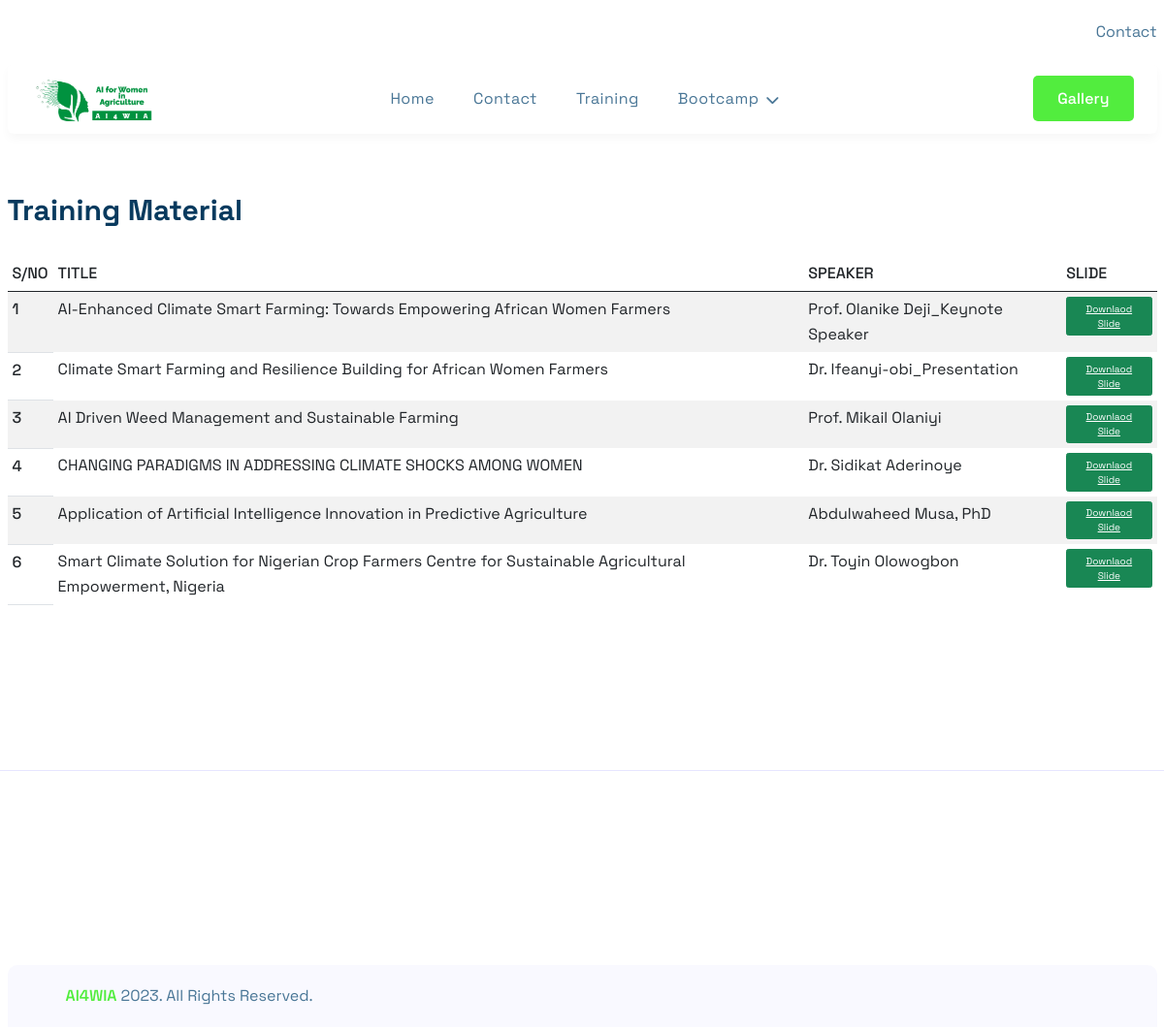
/ai4wia/training.php, run on the app's committed database.
### tables this page shows
CREATE TABLE `trainings` (
  `id` int NOT NULL,
  `title` varchar(250) NOT NULL,
  `speaker` varchar(250) NOT NULL,
  `materials` varchar(300) NOT NULL
);

### ai4wia/training.php (the view, shortened to what this page needs)
<?php
include '../config/database.php';
?>
<!DOCTYPE html>
<html lang="en">
<head>
  <link rel="stylesheet preload" href="assets/css/plugins/fontawesome-6.css" as="style">
  <link rel="stylesheet preload" href="assets/css/plugins/unicons.css" as="style">
  <link rel="stylesheet preload" href="assets/css/plugins/swiper.min.css" as="style">
  <link rel="stylesheet preload" href="assets/css/vendor/magnific-popup.css" as="style">
  <link rel="stylesheet preload" href="assets/css/vendor/metismenu.css" as="style">
  <link rel="stylesheet preload" href="assets/css/vendor/bootstrap.min.css" as="style">
  <link rel="stylesheet preload" href="assets/css/style.css" as="style">
</head>
<body class="inner-page">
  <?php
  include 'layout/menu.php';
  ?>
  <div class="rts-contact-form-area rts-section-gap pt--190">
    <div class="container">
      <div class="row g-5">
        <div class="col-lg-12 col-md-12">
          <h3 class="title">Training Material</h3>
          <table class="table table-striped">
            <thead>
              <tr>
                <th scope="col">S/NO</th>
                <th scope="col">Title</th>
                <th scope="col">Speaker</th>
                <th scope="col">Slide</th>
              </tr>
            </thead>
            <tbody>
              <?php
              $count = 1;
              $trainings = mysqli_query($connect, "SELECT * FROM trainings");
              while ($team_row = mysqli_fetch_array($trainings)) {
                ?>
                <tr>
                  <th scope="row"> <?php echo $count++; ?></th>
                  <td><?php echo $team_row['title']; ?></td>
                  <td><?php echo $team_row['speaker']; ?></td>
                  <td><a href="files/<?php echo $team_row['materials']; ?>" class="btn btn-success" target="_blank"
                      rel="noopener noreferrer">Downlaod Slide</a></td>
                </tr>
              <?php } ?>
            </tbody>
          </table>
        </div>
        <br><br>
      </div>
    </div>
  </div>
  <?php
  include 'layout/footer.php';
  ?>
</body>
</html>

### ai4wia/layout/menu.php (shortened to what this page needs)
<header class="header-area header-two">
        <div class="container">
            <div class="row">
                <div class="col-lg-12">
                    <div class="header-top-two">
                        <div class="right-area">
                            <ul>
                                <li><a href="contact.php">Contact</a></li>
                            </ul>
                        </div>
                    </div>
                    <div class="header-main-two header--sticky">
                        <a href="index.php">
                            <img src="assets/images/logo/logo.png" alt="logo" style="height: 50px;">
                        </a>
                        <div class="nav-area-main d-xl-block d-lg-block d-md-none d-sm-none d-none">
                            <nav>
                                <ul>
                                    <li>
                                        <a class="links-main" href="index.php">Home</a>
                                    </li>
                                    <li><a class="links-main" href="contact.php">Contact</a></li>
                                    <li><a class="links-main" href="training.php">Training</a></li>
                                    <li class="has-dropdown">
                                        <a class="links-main">Bootcamp</a>
                                    </li>
                                </ul>
                            </nav>
                        </div>
                        <div class="button-area">
                            <a href="gallery.php" class="rts-btn btn-primary">Gallery</a>
                        </div>
                    </div>
                </div>
            </div>
        </div>
    </header>

### ai4wia/layout/footer.php (shortened to what this page needs)
<div class="rts-footer-area footer-two footer-mid bg-footer">
    <div class="container  ptb--100">
    </div>
    <div class="container">
        <div class="row">
            <div class="col-lg-12">
                <div class="copy-right-two">
                    <p><a href="#">AI4WIA</a> 2023. All Rights Reserved.</p>
                </div>
            </div>
        </div>
    </div>
</div>

### data on the page
trainings: title "AI-Enhanced Climate Smart Farming: Towards Empowering African Women Farmers", speaker "Prof. Olanike Deji_Keynote Speaker"
trainings: title "Climate Smart Farming and Resilience Building for African Women Farmers", speaker "Dr. Ifeanyi-obi_Presentation"
trainings: title "AI Driven Weed Management and Sustainable Farming", speaker "Prof. Mikail Olaniyi"
trainings: title "CHANGING PARADIGMS IN ADDRESSING CLIMATE SHOCKS AMONG WOMEN", speaker "Dr. Sidikat Aderinoye"
trainings: title "Application of Artificial Intelligence Innovation in Predictive Agriculture", speaker "Abdulwaheed Musa, PhD"
trainings: title "Smart Climate Solution for Nigerian Crop Farmers Centre for Sustainable Agricultural Empowerment, Nigeria", speaker "Dr. Toyin Olowogbon"
